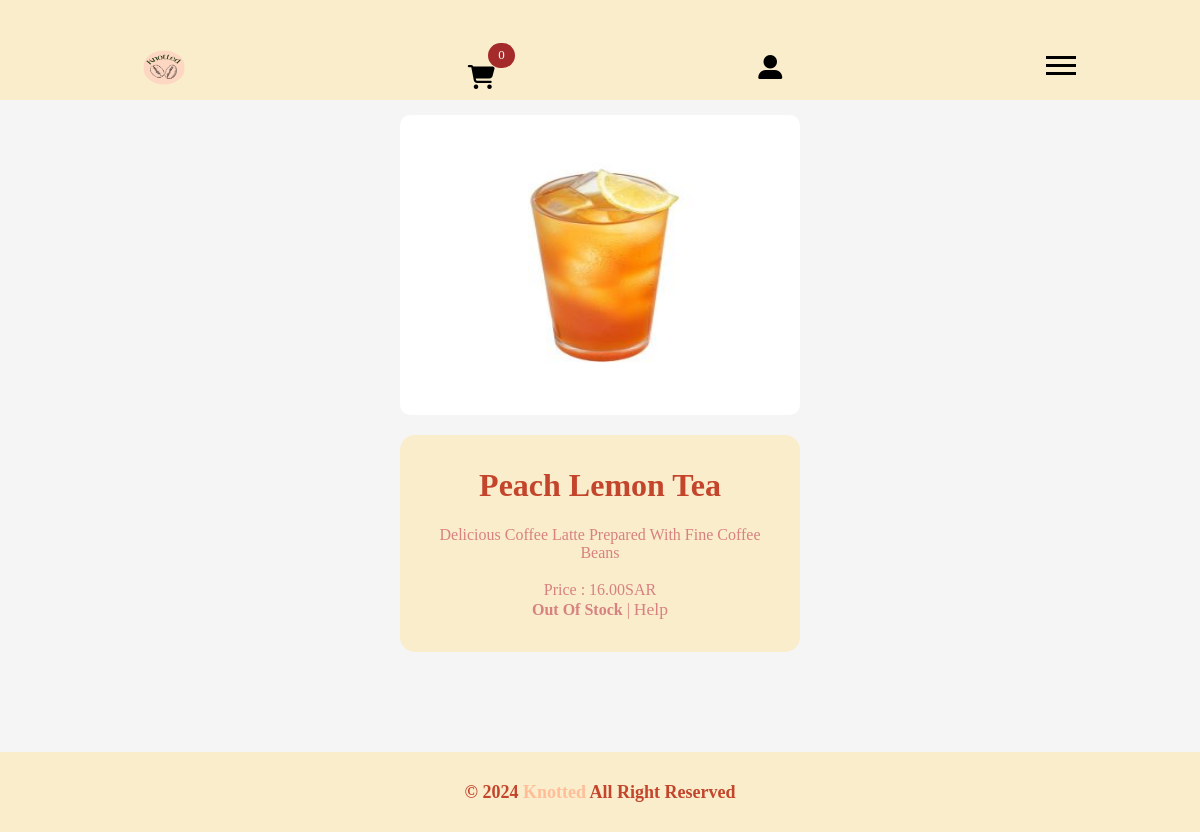
The page /Knotted_latest/ProductDetails.php?id=2 on the database its author committed.
### tables this page shows
CREATE TABLE `products` (
  `productID` int(11) NOT NULL COMMENT 'counter',
  `productCategory` varchar(30) NOT NULL COMMENT 'Product category (Tea, Coffee or Sweet)',
  `productName` varchar(30) NOT NULL COMMENT 'product name',
  `productPIC` varchar(60) DEFAULT NULL COMMENT 'Product image',
  `productStock` int(11) DEFAULT NULL COMMENT 'Quantity available in stock',
  `productPrice` decimal(10,2) DEFAULT NULL COMMENT 'Product price',
  `productDescription` text DEFAULT NULL COMMENT 'Description of the product'
);

### Knotted_latest/ProductDetails.php (the view, shortened to what this page needs)
<?php
include 'header.php';
$productID = $_GET['id'];
$sql = "SELECT * FROM Products WHERE productID=".$productID;
$result = $conn->query($sql);
if ($result->num_rows == 1) {
$productInfo = $result->fetch_assoc();
} else {
  header("Location: index.php");
}
?>
 <center>
                <main class="container">
                    <div class="left-column">
                        <img class = "pImg" src="Images/<?php echo $productInfo['productPIC'];?>"alt="<?php echo $productInfo['productName'];?>">
                    </div>
                    <div class = "square">
                        <div>
                            <h1> <?php echo $productInfo['productName'];?> </h1>
                            <p class = "pdesc"><?php echo $productInfo['productDescription'];?></p>
                          </div>
                        <div class="product-configuration">
<form action='' method="POST">
                            <div>
<br>
												<span class = "price">Price : <?php echo $productInfo['productPrice'];?>SAR</span>
						<br>
                          <div class="product-price">
<?php if($productInfo['productStock'] > 0){ ?>
                            <span>Quantity <input type="number" min="1" max="<?php echo $productInfo['productStock'];?>" name="quantity" value="1" /></span>
							  <br>
                <button type="submit" class="addCart" name="AddToCart">Add to Cart</button>
<?php }else{ echo "<b>Out of Stock</b>";} ?>
| <a href="#" id="myBtn" class="myBtn">Help</a>
                        </div>
                         </div>
</form>
                            </div>
                      </div>
                  </main>
<?php
include 'footer.php';
?>

### Knotted_latest/css/styleHM.css (style rules this page uses)
:root { --main-color: #c3452b; --section-padding: 60px; }
* { -webkit-box-sizing: border-box; -moz-box-sizing: border-box; box-sizing: border-box; }
html { scroll-behavior: smooth; }
body { background-color:#F7E4E7; font-family: "work-sans", "sans-serif"; }
.container { padding-left: 15px; padding-right: 15px; margin-left: auto; margin-right: auto; }

### Knotted_latest/header.php (style rules this page uses)
* { font-family: "work-sans", "sans-serif"; margin: 0; padding: 0; box-sizing: border-box; outline: none; border: none; text-decoration: none; text-transform: capitalize; transition: .2s linear; }
.container { padding: 15px 9%; padding-bottom: 100px; }

### Knotted_latest/ProductDetails.php (style rules this page uses)
body { background-color: whitesmoke; }
body { min-height: 100vh; margin: 0; display: flex; flex-direction: column; }
main { flex: 1; }
h1 { font: 500 1rem, sans-serif; color: #c3452b; margin-top: 0; }
.square { background-color: #faedcb; width: 400px; max-width: 400px; margin: 1rem; padding: 2rem; font: 500 1rem, sans-serif; border-radius: 15px; margin-bottom: 0; color: #D78180; }
.pdesc { font: 500 1rem; font-family: Georgia, 'Times New Roman', Times, serif; }
.myBtn { text-decoration: none; color: #D78180; font-size: 1.1rem; }
.pImg { border-radius: 10px; width: 400px; height: 300px; }
h3,h5,.price { font: 500 1rem, sans-serif; margin-top: 1rem; margin-bottom: 1rem; }

### rows shown on the page
products: productPIC+productName (picture), productName "Peach Lemon Tea", productDescription "Delicious Coffee Latte Prepared With Fine Coffee Beans", productPrice "16.00"
